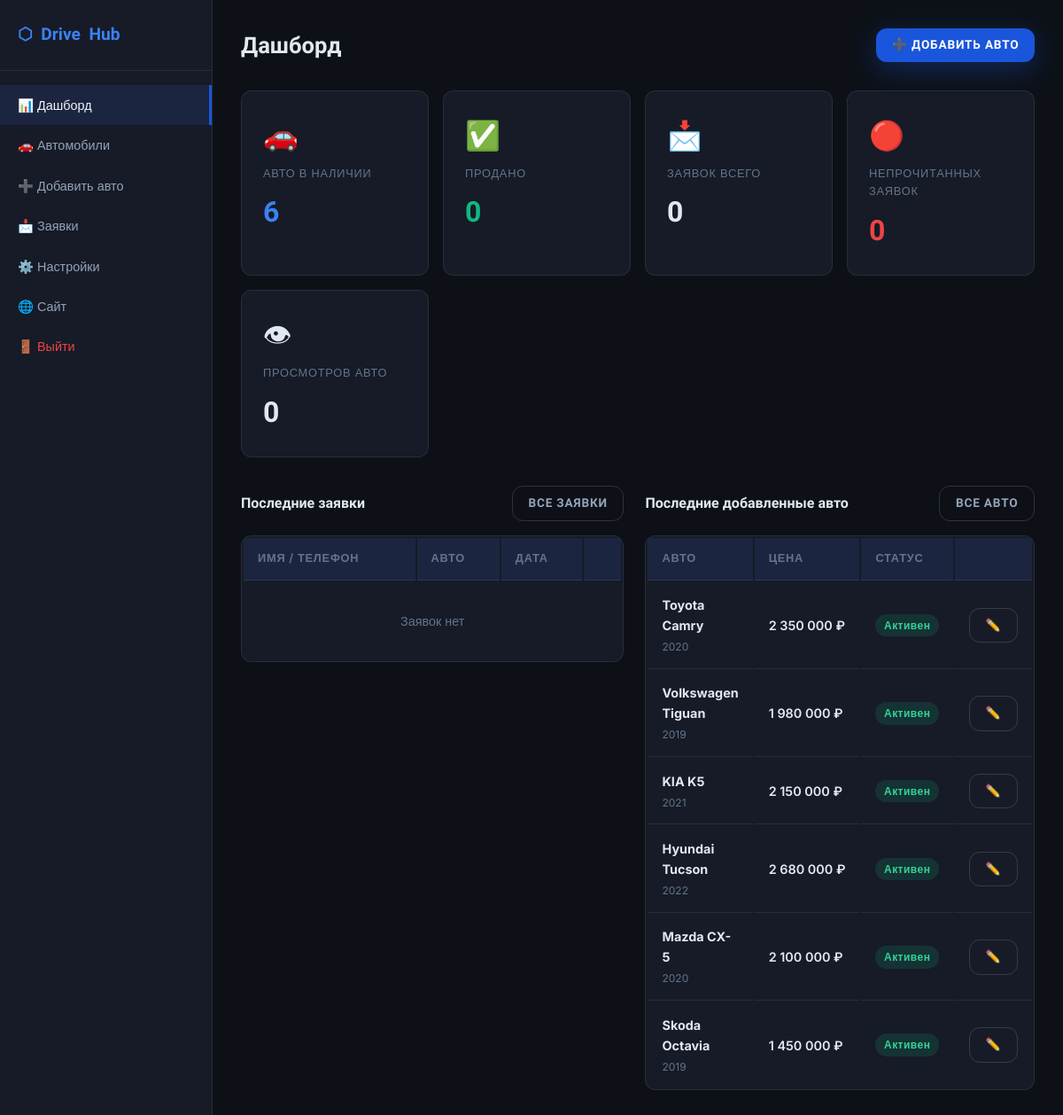
The page /admin/index.php (signed in) on the database its author committed.
### tables this page shows
CREATE TABLE IF NOT EXISTS `cars` (
  `id`              INT UNSIGNED     NOT NULL AUTO_INCREMENT,
  `slug`            VARCHAR(200)     NOT NULL UNIQUE,
  `brand`           VARCHAR(80)      NOT NULL,
  `model`           VARCHAR(80)      NOT NULL,
  `year`            SMALLINT         NOT NULL,
  `price`           INT UNSIGNED     NOT NULL,
  `mileage`         INT UNSIGNED     NOT NULL DEFAULT 0,
  `body_type`       ENUM('sedan','hatchback','suv','crossover','wagon','coupe','minivan','pickup','convertible','other') NOT NULL DEFAULT 'other',
  `transmission`    ENUM('manual','automatic','robot','variator') NOT NULL DEFAULT 'automatic',
  `fuel_type`       ENUM('petrol','diesel','hybrid','electric','gas') NOT NULL DEFAULT 'petrol',
  `drive`           ENUM('fwd','rwd','awd','4wd') NOT NULL DEFAULT 'fwd',
  `engine_volume`   DECIMAL(3,1)     DEFAULT NULL,
  `engine_power`    SMALLINT         DEFAULT NULL,
  `color`           VARCHAR(60)      DEFAULT NULL,
  `vin`             VARCHAR(20)      DEFAULT NULL,
  `description`     TEXT,
  `features`        TEXT COMMENT 'JSON array of features',
  `status`          ENUM('active','sold','hidden') NOT NULL DEFAULT 'active',
  `is_featured`     TINYINT(1)       NOT NULL DEFAULT 0,
  `views`           INT UNSIGNED     NOT NULL DEFAULT 0,
  `meta_title`      VARCHAR(255)     DEFAULT NULL,
  `meta_description` VARCHAR(500)   DEFAULT NULL,
  `created_at`      DATETIME         NOT NULL DEFAULT CURRENT_TIMESTAMP,
  `updated_at`      DATETIME         NOT NULL DEFAULT CURRENT_TIMESTAMP ON UPDATE CURRENT_TIMESTAMP,
  PRIMARY KEY (`id`),
  INDEX `idx_status` (`status`),
  INDEX `idx_brand` (`brand`),
  INDEX `idx_price` (`price`),
  INDEX `idx_featured` (`is_featured`)
);

### includes/db.php (called while the page is built, shortened)
<?php
class Database {
    private static $instance = null;
    private $pdo;
    private function __construct() {
        $dsn = 'mysql:host=' . DB_HOST . ';dbname=' . DB_NAME . ';charset=' . DB_CHARSET;
        $options = [
            PDO::ATTR_ERRMODE            => PDO::ERRMODE_EXCEPTION,
            PDO::ATTR_DEFAULT_FETCH_MODE => PDO::FETCH_ASSOC,
            PDO::ATTR_EMULATE_PREPARES   => false,
        ];
        try {
            $this->pdo = new PDO($dsn, DB_USER, DB_PASS, $options);
        } catch (PDOException $e) {
            if (DEBUG_MODE) {
                die('Ошибка подключения к БД: ' . $e->getMessage());
            } else {
                die('Ошибка подключения к базе данных. Попробуйте позже.');
            }
        }
    }
    public static function getInstance(): self {
        if (self::$instance === null) {
            self::$instance = new self();
        }
        return self::$instance;
    }
    public function query(string $sql, array $params = []): PDOStatement {
        $stmt = $this->pdo->prepare($sql);
        $stmt->execute($params);
        return $stmt;
    }
    public function fetchAll(string $sql, array $params = []): array {
        return $this->query($sql, $params)->fetchAll();
    }
    public function fetchOne(string $sql, array $params = []): array|false {
        return $this->query($sql, $params)->fetch();
    }
}
function db(): Database {
    return Database::getInstance();
}

### admin/index.php (the view, shortened to what this page needs)
<?php
$admin_page = 'dashboard';
require_once __DIR__ . '/_header.php';
$total_cars   = db()->fetchOne("SELECT COUNT(*) as c FROM cars WHERE status='active'")['c'] ?? 0;
$sold_cars    = db()->fetchOne("SELECT COUNT(*) as c FROM cars WHERE status='sold'")['c'] ?? 0;
$total_req    = db()->fetchOne("SELECT COUNT(*) as c FROM requests")['c'] ?? 0;
$unread_req   = db()->fetchOne("SELECT COUNT(*) as c FROM requests WHERE is_read=0")['c'] ?? 0;
$total_views  = db()->fetchOne("SELECT SUM(views) as v FROM cars")['v'] ?? 0;
$recent_requests = db()->fetchAll(
    "SELECT r.*, c.brand, c.model FROM requests r LEFT JOIN cars c ON r.car_id=c.id ORDER BY r.created_at DESC LIMIT 8"
);
$recent_cars = db()->fetchAll(
    "SELECT * FROM cars ORDER BY created_at DESC LIMIT 6"
);
?>
<div class="admin-topbar">
    <h1>Дашборд</h1>
    <a href="/admin/cars/add.php" class="btn btn-primary btn-sm">➕ Добавить авто</a>
</div>
<div class="stat-cards">
    <div class="stat-card">
        <div class="stat-icon">🚗</div>
        <div class="stat-label">Авто в наличии</div>
        <div class="stat-value" style="color:var(--blue-400)"><?= $total_cars ?></div>
    </div>
    <div class="stat-card">
        <div class="stat-icon">✅</div>
        <div class="stat-label">Продано</div>
        <div class="stat-value" style="color:var(--green)"><?= $sold_cars ?></div>
    </div>
    <div class="stat-card">
        <div class="stat-icon">📩</div>
        <div class="stat-label">Заявок всего</div>
        <div class="stat-value"><?= $total_req ?></div>
    </div>
    <div class="stat-card">
        <div class="stat-icon">🔴</div>
        <div class="stat-label">Непрочитанных заявок</div>
        <div class="stat-value" style="color:var(--red)"><?= $unread_req ?></div>
    </div>
    <div class="stat-card">
        <div class="stat-icon">👁</div>
        <div class="stat-label">Просмотров авто</div>
        <div class="stat-value"><?= number_format($total_views, 0, ',', ' ') ?></div>
    </div>
</div>
<div style="display:grid;grid-template-columns:1fr 1fr;gap:1.5rem;margin-top:0">
    <div>
        <div style="display:flex;align-items:center;justify-content:space-between;margin-bottom:1rem">
            <h3 style="font-size:1rem">Последние заявки</h3>
            <a href="/admin/requests/" class="btn btn-ghost btn-sm">Все заявки</a>
        </div>
        <table class="admin-table">
            <thead><tr><th>Имя / Телефон</th><th>Авто</th><th>Дата</th><th></th></tr></thead>
            <tbody>
            <?php if (empty($recent_requests)): ?>
            <tr><td colspan="4" style="text-align:center;color:var(--text-3);padding:2rem">Заявок нет</td></tr>
            <?php else: foreach ($recent_requests as $r): ?>
            <tr style="<?= !$r['is_read'] ? 'background:rgba(26,86,219,0.05)' : '' ?>">
                <td>
                    <?php if (!$r['is_read']): ?><span class="badge badge-blue" style="margin-right:.4rem">NEW</span><?php endif; ?>
                    <strong><?= htmlspecialchars($r['name']) ?></strong><br>
                    <small style="color:var(--text-3)"><?= htmlspecialchars($r['phone']) ?></small>
                </td>
                <td style="color:var(--text-2);font-size:.85rem"><?= $r['brand'] ? htmlspecialchars($r['brand'].' '.$r['model']) : '—' ?></td>
                <td style="font-size:.82rem;color:var(--text-3);white-space:nowrap"><?= date('d.m H:i', strtotime($r['created_at'])) ?></td>
                <td><a href="/admin/requests/?id=<?= $r['id'] ?>" class="btn btn-ghost btn-sm">→</a></td>
            </tr>
            <?php endforeach; endif; ?>
            </tbody>
        </table>
    </div>
    <div>
        <div style="display:flex;align-items:center;justify-content:space-between;margin-bottom:1rem">
            <h3 style="font-size:1rem">Последние добавленные авто</h3>
            <a href="/admin/cars/" class="btn btn-ghost btn-sm">Все авто</a>
        </div>
        <table class="admin-table">
            <thead><tr><th>Авто</th><th>Цена</th><th>Статус</th><th></th></tr></thead>
            <tbody>
            <?php if (empty($recent_cars)): ?>
            <tr><td colspan="4" style="text-align:center;color:var(--text-3);padding:2rem">Авто нет</td></tr>
            <?php else: foreach ($recent_cars as $c): ?>
            <tr>
                <td>
                    <strong><?= htmlspecialchars($c['brand'].' '.$c['model']) ?></strong><br>
                    <small style="color:var(--text-3)"><?= $c['year'] ?></small>
                </td>
                <td style="font-weight:600;white-space:nowrap"><?= number_format($c['price'],0,',',' ') ?> ₽</td>
                <td>
                    <?php
                    $badges = ['active'=>['badge-green','Активен'],'sold'=>['badge-red','Продано'],'hidden'=>['badge-gray','Скрыт']];
                    [$cls,$lbl] = $badges[$c['status']] ?? ['badge-gray','?'];
                    ?>
                    <span class="badge <?= $cls ?>"><?= $lbl ?></span>
                </td>
                <td><a href="/admin/cars/edit.php?id=<?= $c['id'] ?>" class="btn btn-ghost btn-sm">✏️</a></td>
            </tr>
            <?php endforeach; endif; ?>
            </tbody>
        </table>
    </div>
</div>
<?php require_once __DIR__ . '/_footer.php'; ?>

### admin/_header.php (shortened to what this page needs)
<?php
$admin_page = $admin_page ?? 'dashboard';
?>
<!DOCTYPE html>
<html lang="ru">
<head>
    <link rel="stylesheet" href="/assets/css/main.css?v=1.2">
</head>
<body class="admin-body">
<aside class="admin-sidebar">
    <div class="admin-logo">
        <span>⬡</span> Drive<strong style="color:var(--blue-400)">Hub</strong>
    </div>
    <nav class="admin-nav">
        <a href="/admin/" class="<?= $admin_page==='dashboard'?'active':'' ?>">
            📊 Дашборд
        </a>
        <a href="/admin/cars/" class="<?= $admin_page==='cars'?'active':'' ?>">
            🚗 Автомобили
        </a>
        <a href="/admin/cars/add.php" class="<?= $admin_page==='car-add'?'active':'' ?>">
            ➕ Добавить авто
        </a>
        <a href="/admin/requests/" class="<?= $admin_page==='requests'?'active':'' ?>">
            📩 Заявки
        </a>
        <a href="/admin/settings.php" class="<?= $admin_page==='settings'?'active':'' ?>">
            ⚙️ Настройки
        </a>
        <a href="/" target="_blank">🌐 Сайт</a>
        <a href="/admin/logout.php" style="color:var(--red);margin-top:auto">🚪 Выйти</a>
    </nav>
</aside>
<main class="admin-content">

### admin/_footer.php (shortened to what this page needs)
</main>
</body>
</html>

### assets/css/main.css (style rules this page uses)
:root { --blue-900: #0d2d6e; --blue-800: #1241a8; --blue-700: #1549bf; --blue-600: #1A56DB; --blue-500: #2563eb; --blue-400: #3b82f6; --blue-300: #60a5fa; --blue-100: #dbeafe; --blue-50: #eff6ff; --dark: #0a0f1e; --dark-2: #0f1729; --dark-3: #151e36; --surface: #1c2540; --surface-2:#232d4b; --text: #f1f5f9; --text-2: #94a3b8; --text-3: #64748b; --border: rgba(255,255,255,0.08); --border-2: rgba(255,255,255,0.14); --green: #10b981; --orange: #f59e0b; --red: #ef4444; --radius: 12px; --radius-lg:20px; --radius-xl:28px; --shadow-sm: 0 2px 8px rgba(0,0,0,0.3); --shadow-md: 0 8px 32px rgba(0,0,0,0.4); --shadow-lg: 0 20px 60px rgba(0,0,0,0.5); --shadow-blue: 0 8px 32px rgba(26,86,219,0.35); --font-head: 'Exo 2', sans-serif; --font-body: 'Inter', sans-serif; --transition: 0.2s ease; --transition-slow: 0.4s cubic-bezier(0.4, 0, 0.2, 1); }
*, *::before, *::after { box-sizing: border-box; margin: 0; padding: 0; }
html { scroll-behavior: smooth; font-size: 16px; }
body { font-family: var(--font-body); background: var(--dark); color: var(--text); line-height: 1.6; overflow-x: hidden; }
a { color: inherit; text-decoration: none; }
h1,h2,h3,h4,h5,h6 { font-family: var(--font-head); font-weight: 700; line-height: 1.2; }
h1 { font-size: clamp(2.2rem, 5vw, 3.8rem); }
h3 { font-size: clamp(1.3rem, 2.5vw, 1.8rem); }
.btn { display: inline-flex; align-items: center; justify-content: center; gap: .5rem; padding: .75rem 1.75rem; border-radius: var(--radius); font-family: var(--font-head); font-weight: 600; font-size: .95rem; letter-spacing: .02em; transition: all var(--transition); white-space: nowrap; text-transform: uppercase; letter-spacing: .06em; }
.btn-primary { background: var(--blue-600); color: #fff; box-shadow: var(--shadow-blue); }
.btn-ghost { color: var(--text-2); border: 1px solid var(--border-2); }
.btn-sm { padding: .5rem 1.1rem; font-size: .85rem; }
.admin-body { background: #0d1117; font-family: var(--font-body); color: #e2e8f0; min-height: 100vh; }
.admin-sidebar { width: 240px; background: #161b27; border-right: 1px solid var(--border); position: fixed; top: 0; left: 0; bottom: 0; overflow-y: auto; z-index: 100; }
.admin-logo { padding: 1.5rem 1.25rem; font-family: var(--font-head); font-size: 1.2rem; font-weight: 800; border-bottom: 1px solid var(--border); display: flex; align-items: center; gap: .6rem; color: var(--blue-400); }
.admin-nav { padding: 1rem 0; }
.admin-nav a { display: flex; align-items: center; gap: .75rem; padding: .7rem 1.25rem; font-size: .9rem; color: var(--text-2); transition: all var(--transition); }
.admin-nav a:hover, .admin-nav a.active { background: var(--surface); color: var(--text); border-right: 3px solid var(--blue-600); }
.admin-content { margin-left: 240px; padding: 2rem; }
.admin-topbar { display: flex; align-items: center; justify-content: space-between; margin-bottom: 2rem; }
.admin-topbar h1 { font-size: 1.6rem; }
.stat-cards { display: grid; grid-template-columns: repeat(auto-fill, minmax(200px, 1fr)); gap: 1rem; margin-bottom: 2rem; }
.stat-card { background: #161b27; border: 1px solid var(--border); border-radius: var(--radius); padding: 1.5rem; }
.stat-card .stat-label { font-size: .8rem; color: var(--text-3); text-transform: uppercase; letter-spacing: .06em; margin-bottom: .5rem; }
.stat-card .stat-value { font-family: var(--font-head); font-size: 2rem; font-weight: 800; }
.stat-card .stat-icon { font-size: 2rem; margin-bottom: .5rem; }
.admin-table { width: 100%; background: #161b27; border: 1px solid var(--border); border-radius: var(--radius); overflow: hidden; }
.admin-table th { background: var(--surface); padding: .85rem 1rem; text-align: left; font-size: .8rem; font-weight: 600; text-transform: uppercase; letter-spacing: .06em; color: var(--text-3); border-bottom: 1px solid var(--border); }
.admin-table td { padding: .85rem 1rem; border-bottom: 1px solid var(--border); font-size: .9rem; vertical-align: middle; }
.admin-table tr:last-child td { border-bottom: 0; }
.badge { display: inline-block; padding: .2rem .6rem; border-radius: 20px; font-size: .75rem; font-weight: 600; letter-spacing: .04em; }
.badge-green { background: rgba(16,185,129,0.15); color: #34d399; }

### rows shown on the page
cars: brand+model "Toyota Camry", year "2020", price "2 350 000", lbl "Активен"
cars: brand+model "Volkswagen Tiguan", year "2019", price "1 980 000", lbl "Активен"
cars: brand+model "KIA K5", year "2021", price "2 150 000", lbl "Активен"
cars: brand+model "Hyundai Tucson", year "2022", price "2 680 000", lbl "Активен"
cars: brand+model "Mazda CX-5", year "2020", price "2 100 000", lbl "Активен"
cars: brand+model "Skoda Octavia", year "2019", price "1 450 000", lbl "Активен"

### other values the page prints
$total_cars "6"
$sold_cars "0"
$total_req "0"
$unread_req "0"
$total_views "0"
